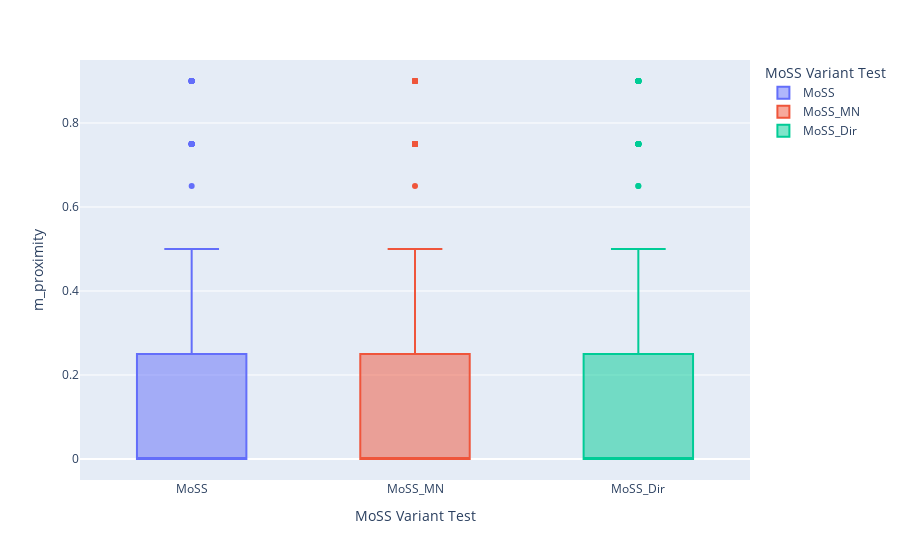

The code cell stored with this chart in its notebook:
### Code cell
fig = px.box(results, x="MoSS Variant Test", y="m_proximity", color="MoSS Variant Test")
fig.show()

### Figure 1 — Plotly figure (JSON) as saved in the notebook; plotly's stock layout.template omitted (floating-point values rounded to 4 significant figures; data arrays with more than 128 entries replaced by an {"elided": "..."} marker saying what was removed)
{"data": [{"alignmentgroup": "True", "hovertemplate": "MoSS Variant Test=%{x}<br>m_proximity=%{y}<extra></extra>", "legendgroup": "MoSS", "marker": {"color": "#636efa"}, "name": "MoSS", "notched": false, "offsetgroup": "MoSS", "orientation": "v", "showlegend": true, "type": "box", "x": {"elided": "900 str values"}, "x0": " ", "xaxis": "x", "y": {"elided": "900 float values"}, "y0": " ", "yaxis": "y"}, {"alignmentgroup": "True", "hovertemplate": "MoSS Variant Test=%{x}<br>m_proximity=%{y}<extra></extra>", "legendgroup": "MoSS_MN", "marker": {"color": "#EF553B"}, "name": "MoSS_MN", "notched": false, "offsetgroup": "MoSS_MN", "orientation": "v", "showlegend": true, "type": "box", "x": {"elided": "900 str values"}, "x0": " ", "xaxis": "x", "y": {"elided": "900 float values"}, "y0": " ", "yaxis": "y"}, {"alignmentgroup": "True", "hovertemplate": "MoSS Variant Test=%{x}<br>m_proximity=%{y}<extra></extra>", "legendgroup": "MoSS_Dir", "marker": {"color": "#00cc96"}, "name": "MoSS_Dir", "notched": false, "offsetgroup": "MoSS_Dir", "orientation": "v", "showlegend": true, "type": "box", "x": {"elided": "900 str values"}, "x0": " ", "xaxis": "x", "y": {"elided": "900 float values"}, "y0": " ", "yaxis": "y"}], "layout": {"boxmode": "overlay", "legend": {"title": {"text": "MoSS Variant Test"}, "tracegroupgap": 0}, "margin": {"t": 60}, "xaxis": {"anchor": "y", "categoryarray": ["MoSS", "MoSS_MN", "MoSS_Dir"], "categoryorder": "array", "domain": [0, 1], "title": {"text": "MoSS Variant Test"}}, "yaxis": {"anchor": "x", "domain": [0, 1], "title": {"text": "m_proximity"}}}}
